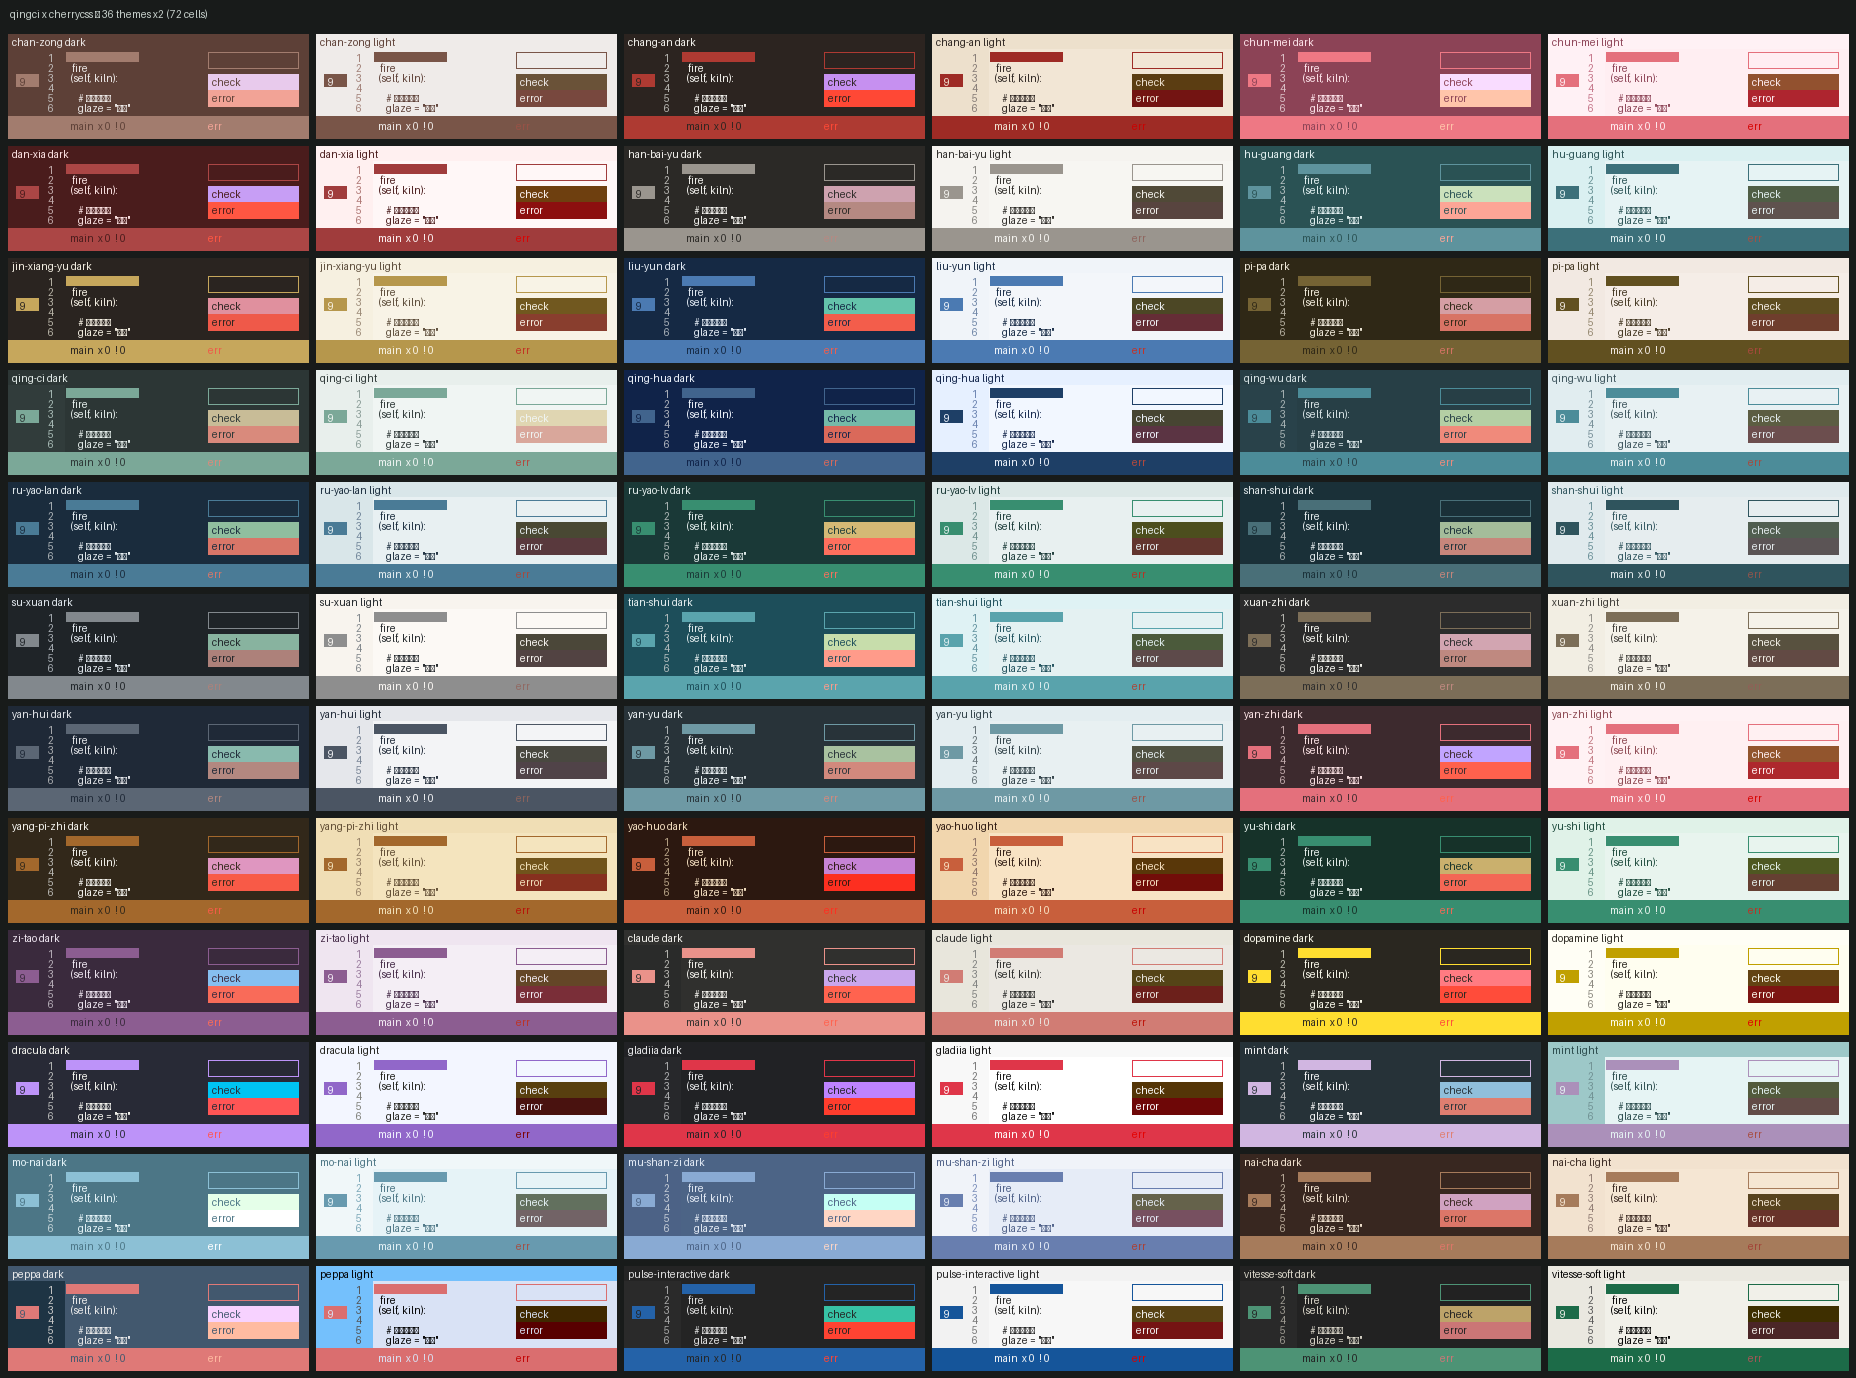

Here is the Python script that generated this plot:
# -*- coding: utf-8 -*-
"""把 72 套主题画成一张联络表（PNG），用来「看」一眼有没有翻车。

数字再漂亮也不如瞄一眼：每格是一小块假编辑器 —— 底色、侧栏、状态栏、
正文/注释/关键字/字符串/函数的语法色、选中块、行号，还有徽章和报错色。
"""
import io
import json
import os
import sys

from PIL import Image, ImageDraw

HERE = os.path.dirname(os.path.abspath(__file__))
OUT = os.path.join(HERE, "themes")

SAMPLE = [("def", "kw"), (" fire", "fn"), ("(self, kiln):", "ty"), ("", None),
          ("    # 开片：天青", "cm"), ('    glaze = "天青"', "st"),
          ("    return", "kw"), (" self._glaze", "ty"), ("  # 注释", "cm")]
CELL_W, CELL_H = 300, 104
PAD = 8


def rule_for(theme, scope):
    if not scope:
        return theme["colors"]["foreground"]
    for r in theme["tokenColors"]:
        sc = r.get("scope")
        scopes = [sc] if isinstance(sc, str) else (sc or [])
        if any(s == scope or s.startswith(scope + ".") for s in scopes):
            return r.get("settings", {}).get("foreground")
    return theme["colors"]["foreground"]


def main():
    sys.stdout.reconfigure(encoding="utf-8")
    ids = [t["id"] for t in json.load(io.open(os.path.join(HERE, "package.json"),
                                              encoding="utf-8"))["contributes"]["themes"]
           if False]
    themes = json.load(io.open(os.path.join(HERE, "cherry_palettes.json"), encoding="utf-8"))
    order = [t["id"] for t in themes if t["id"] != "starry-night"]
    cards = [(i, m) for i in order for m in ("dark", "light")]
    cols = 6
    rows = (len(cards) + cols - 1) // cols
    W, H = cols * (CELL_W + PAD) + PAD, rows * (CELL_H + PAD) + PAD + 26
    img = Image.new("RGB", (W, H), (24, 27, 26))
    dr = ImageDraw.Draw(img)
    dr.text((10, 8), "qingci x cherrycss — 36 themes x2 (%d cells)" % len(cards),
            fill=(200, 210, 205))

    for n, (tid, mode) in enumerate(cards):
        cx = PAD + (n % cols) * (CELL_W + PAD)
        cy = 26 + PAD + (n // cols) * (CELL_H + PAD)
        th = json.load(io.open(os.path.join(OUT, f"{tid}-{mode}.json"), encoding="utf-8"))
        c = th["colors"]
        bg = c["editor.background"]
        dr.rectangle([cx, cy, cx + CELL_W, cy + CELL_H], fill=bg)
        # 侧栏 + 状态栏 + 标题栏
        dr.rectangle([cx, cy, cx + 56, cy + 82], fill=c["sideBar.background"])
        dr.rectangle([cx, cy, cx + CELL_W, cy + 14], fill=c["titleBar.activeBackground"])
        dr.rectangle([cx, cy + 82, cx + CELL_W, cy + CELL_H], fill=c["statusBar.background"])
        dr.text((cx + 4, cy + 2), f"{tid} {mode}", fill=c["titleBar.activeForeground"])
        # 行号 + 语法
        for i in range(6):
            dr.text((cx + 40, cy + 18 + i * 10), str(i + 1), fill=c["editorLineNumber.foreground"])
        x = cx + 62
        y = cy + 18
        for text, scope in SAMPLE[:6]:
            dr.text((x, y), text, fill=rule_for(th, scope))
            y += 10
        # 选中块 + 徽章 + 报错
        dr.rectangle([cx + 58, cy + 18, cx + 130, cy + 27], fill=c["editor.selectionBackground"])
        dr.rectangle([cx + 8, cy + 40, cx + 30, cy + 52], fill=c["badge.background"])
        dr.text((cx + 12, cy + 42), "9", fill=c["badge.foreground"])
        dr.text((cx + 62, cy + 86), "main  x 0  ! 0", fill=c["statusBar.foreground"])
        dr.text((cx + 200, cy + 86), "err", fill=c["editorError.foreground"])
        # 焦点框 + 校验框
        dr.rectangle([cx + 200, cy + 18, cx + 290, cy + 34], outline=c["focusBorder"])
        dr.text((cx + 204, cy + 20), "warn", fill=c["inputValidation.warningForeground"])
        dr.rectangle([cx + 200, cy + 40, cx + 290, cy + 56],
                     fill=c["inputValidation.warningBackground"])
        dr.text((cx + 204, cy + 42), "check", fill=c["inputValidation.warningForeground"])
        dr.rectangle([cx + 200, cy + 56, cx + 290, cy + 72],
                     fill=c["inputValidation.errorBackground"])
        dr.text((cx + 204, cy + 58), "error", fill=c["inputValidation.errorForeground"])

    path = os.path.join(HERE, "sheet.png")
    img.save(path)
    print(f"→ sheet.png（{img.size[0]}x{img.size[1]}，{os.path.getsize(path)//1024} KB）")
    # 再来一张只看样张中段（放大），便于细看
    big = img.resize((int(W * 1.6), int(H * 1.6)), Image.LANCZOS)
    path2 = os.path.join(HERE, "sheet_big.png")
    big.save(path2)
    print(f"→ sheet_big.png（{big.size[0]}x{big.size[1]}）")


if __name__ == "__main__":
    main()
